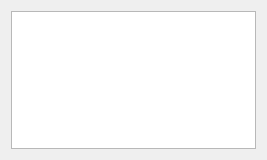
<?xml version="1.0" encoding="UTF-8"?>
<ui version="4.0">
 <class>librepcb::library::editor::EagleLibraryImportWizardPage_SelectElements</class>
 <widget class="QWizardPage" name="librepcb::library::editor::EagleLibraryImportWizardPage_SelectElements">
  <property name="geometry">
   <rect>
    <x>0</x>
    <y>0</y>
    <width>267</width>
    <height>160</height>
   </rect>
  </property>
  <property name="windowTitle">
   <string notr="true">SelectElements</string>
  </property>
  <property name="title">
   <string>Select Elements To Import</string>
  </property>
  <property name="subTitle">
   <string>Select the library elements to import. Dependent elements of devices and components will be selected automatically.</string>
  </property>
  <layout class="QVBoxLayout" name="verticalLayout">
   <item>
    <widget class="QTreeWidget" name="treeWidget">
     <property name="editTriggers">
      <set>QAbstractItemView::NoEditTriggers</set>
     </property>
     <property name="animated">
      <bool>true</bool>
     </property>
     <property name="headerHidden">
      <bool>true</bool>
     </property>
     <column>
      <property name="text">
       <string notr="true">1</string>
      </property>
     </column>
    </widget>
   </item>
  </layout>
 </widget>
 <resources/>
 <connections/>
</ui>
